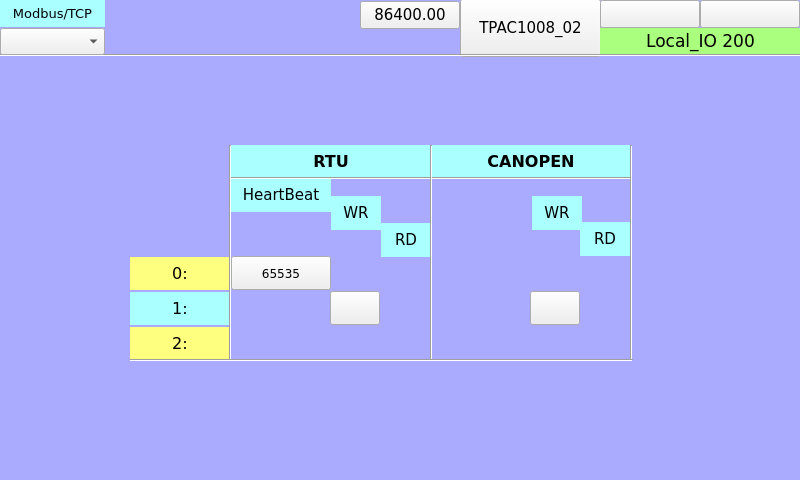
<?xml version="1.0" encoding="UTF-8"?>
<ui version="4.0">
 <class>page200</class>
 <widget class="QWidget" name="page200">
  <property name="geometry">
   <rect>
    <x>0</x>
    <y>0</y>
    <width>800</width>
    <height>480</height>
   </rect>
  </property>
  <property name="minimumSize">
   <size>
    <width>800</width>
    <height>480</height>
   </size>
  </property>
  <property name="maximumSize">
   <size>
    <width>800</width>
    <height>480</height>
   </size>
  </property>
  <property name="windowTitle">
   <string>page200</string>
  </property>
  <property name="styleSheet">
   <string notr="true">QWidget#page200
{
background-color: rgb(170, 170, 255);
}</string>
  </property>
  <widget class="QLabel" name="label_RTU_AnIn_14">
   <property name="geometry">
    <rect>
     <x>130</x>
     <y>292</y>
     <width>100</width>
     <height>33</height>
    </rect>
   </property>
   <property name="font">
    <font>
     <family>DejaVu Sans</family>
     <pointsize>12</pointsize>
    </font>
   </property>
   <property name="styleSheet">
    <string notr="true">background-color: rgb(170, 255, 255);</string>
   </property>
   <property name="text">
    <string>1:</string>
   </property>
   <property name="alignment">
    <set>Qt::AlignCenter</set>
   </property>
  </widget>
  <widget class="QLabel" name="label_RTU_AnIn_19">
   <property name="geometry">
    <rect>
     <x>431</x>
     <y>145</y>
     <width>200</width>
     <height>33</height>
    </rect>
   </property>
   <property name="font">
    <font>
     <family>DejaVu Sans</family>
     <pointsize>12</pointsize>
     <weight>75</weight>
     <bold>true</bold>
    </font>
   </property>
   <property name="styleSheet">
    <string notr="true">background-color: rgb(170, 255, 255);</string>
   </property>
   <property name="text">
    <string>CANOPEN</string>
   </property>
   <property name="alignment">
    <set>Qt::AlignCenter</set>
   </property>
  </widget>
  <widget class="QLabel" name="label_RTU_AnIn_6">
   <property name="geometry">
    <rect>
     <x>532</x>
     <y>196</y>
     <width>50</width>
     <height>34</height>
    </rect>
   </property>
   <property name="font">
    <font>
     <family>DejaVu Sans</family>
     <pointsize>11</pointsize>
    </font>
   </property>
   <property name="styleSheet">
    <string notr="true">background-color: rgb(170, 255, 255);</string>
   </property>
   <property name="text">
    <string>WR</string>
   </property>
   <property name="alignment">
    <set>Qt::AlignCenter</set>
   </property>
  </widget>
  <widget class="ATCMled" name="atcmLed_RTU_AnIn_1">
   <property name="geometry">
    <rect>
     <x>391</x>
     <y>325</y>
     <width>30</width>
     <height>34</height>
    </rect>
   </property>
   <property name="toolTip">
    <string>RTU_RTU_RD</string>
   </property>
   <property name="whatsThis">
    <string>ATCMled widget</string>
   </property>
   <property name="variable">
    <string>RTU_RTU_RD</string>
   </property>
   <property name="refresh">
    <number>500</number>
   </property>
   <property name="viewStatus">
    <bool>false</bool>
   </property>
   <property name="visibilityVar">
    <string/>
   </property>
   <property name="onIcon">
    <iconset>
     <normaloff>:/on.png</normaloff>:/on.png</iconset>
   </property>
   <property name="offIcon">
    <iconset>
     <normaloff>:/off.png</normaloff>:/off.png</iconset>
   </property>
  </widget>
  <widget class="QLabel" name="label_RTU_AnIn_2">
   <property name="geometry">
    <rect>
     <x>381</x>
     <y>223</y>
     <width>50</width>
     <height>34</height>
    </rect>
   </property>
   <property name="font">
    <font>
     <family>DejaVu Sans</family>
     <pointsize>11</pointsize>
    </font>
   </property>
   <property name="styleSheet">
    <string notr="true">background-color: rgb(170, 255, 255);</string>
   </property>
   <property name="text">
    <string>RD</string>
   </property>
   <property name="alignment">
    <set>Qt::AlignCenter</set>
   </property>
  </widget>
  <widget class="QLabel" name="label_RTU_AnIn_4">
   <property name="geometry">
    <rect>
     <x>580</x>
     <y>222</y>
     <width>50</width>
     <height>34</height>
    </rect>
   </property>
   <property name="font">
    <font>
     <family>DejaVu Sans</family>
     <pointsize>11</pointsize>
    </font>
   </property>
   <property name="styleSheet">
    <string notr="true">background-color: rgb(170, 255, 255);</string>
   </property>
   <property name="text">
    <string>RD</string>
   </property>
   <property name="alignment">
    <set>Qt::AlignCenter</set>
   </property>
  </widget>
  <widget class="Line" name="line_vt_1">
   <property name="geometry">
    <rect>
     <x>220</x>
     <y>145</y>
     <width>20</width>
     <height>215</height>
    </rect>
   </property>
   <property name="font">
    <font>
     <family>DejaVu Sans Mono</family>
     <pointsize>10</pointsize>
    </font>
   </property>
   <property name="orientation">
    <enum>Qt::Vertical</enum>
   </property>
  </widget>
  <widget class="Line" name="line_vt_2">
   <property name="geometry">
    <rect>
     <x>423</x>
     <y>145</y>
     <width>16</width>
     <height>215</height>
    </rect>
   </property>
   <property name="font">
    <font>
     <family>DejaVu Sans Mono</family>
     <pointsize>10</pointsize>
    </font>
   </property>
   <property name="orientation">
    <enum>Qt::Vertical</enum>
   </property>
  </widget>
  <widget class="ATCMled" name="atcmLed_RTU_AnIn_2">
   <property name="geometry">
    <rect>
     <x>592</x>
     <y>324</y>
     <width>30</width>
     <height>34</height>
    </rect>
   </property>
   <property name="toolTip">
    <string>CAN_DigIn_1</string>
   </property>
   <property name="whatsThis">
    <string>ATCMled widget</string>
   </property>
   <property name="variable">
    <string>CAN_DigIn_1</string>
   </property>
   <property name="refresh">
    <number>500</number>
   </property>
   <property name="viewStatus">
    <bool>false</bool>
   </property>
   <property name="visibilityVar">
    <string/>
   </property>
   <property name="onIcon">
    <iconset>
     <normaloff>:/on.png</normaloff>:/on.png</iconset>
   </property>
   <property name="offIcon">
    <iconset>
     <normaloff>:/off.png</normaloff>:/off.png</iconset>
   </property>
  </widget>
  <widget class="QLabel" name="label_RTU_AnIn_15">
   <property name="geometry">
    <rect>
     <x>130</x>
     <y>327</y>
     <width>100</width>
     <height>33</height>
    </rect>
   </property>
   <property name="font">
    <font>
     <family>DejaVu Sans</family>
     <pointsize>12</pointsize>
    </font>
   </property>
   <property name="styleSheet">
    <string notr="true">background-color: rgb(255, 255, 127);</string>
   </property>
   <property name="text">
    <string>2:</string>
   </property>
   <property name="alignment">
    <set>Qt::AlignCenter</set>
   </property>
  </widget>
  <widget class="QLabel" name="label_RTU_AnIn_18">
   <property name="geometry">
    <rect>
     <x>231</x>
     <y>145</y>
     <width>200</width>
     <height>33</height>
    </rect>
   </property>
   <property name="font">
    <font>
     <family>DejaVu Sans</family>
     <pointsize>12</pointsize>
     <weight>75</weight>
     <bold>true</bold>
    </font>
   </property>
   <property name="styleSheet">
    <string notr="true">background-color: rgb(170, 255, 255);</string>
   </property>
   <property name="text">
    <string>RTU</string>
   </property>
   <property name="alignment">
    <set>Qt::AlignCenter</set>
   </property>
  </widget>
  <widget class="QLabel" name="label_RTU_AnIn_1">
   <property name="geometry">
    <rect>
     <x>331</x>
     <y>196</y>
     <width>50</width>
     <height>34</height>
    </rect>
   </property>
   <property name="font">
    <font>
     <family>DejaVu Sans</family>
     <pointsize>11</pointsize>
    </font>
   </property>
   <property name="styleSheet">
    <string notr="true">background-color: rgb(170, 255, 255);</string>
   </property>
   <property name="text">
    <string>WR</string>
   </property>
   <property name="alignment">
    <set>Qt::AlignCenter</set>
   </property>
  </widget>
  <widget class="ATCMlabel" name="atcmLabel_3">
   <property name="geometry">
    <rect>
     <x>231</x>
     <y>256</y>
     <width>100</width>
     <height>34</height>
    </rect>
   </property>
   <property name="font">
    <font>
     <family>DejaVu Sans</family>
    </font>
   </property>
   <property name="text">
    <string>65535</string>
   </property>
   <property name="toolTip">
    <string>RTU_HEARTBEAT</string>
   </property>
   <property name="whatsThis">
    <string>ATCMlabel widget</string>
   </property>
   <property name="variable">
    <string>RTU_HEARTBEAT</string>
   </property>
   <property name="refresh">
    <number>500</number>
   </property>
   <property name="max">
    <string>0</string>
   </property>
   <property name="min">
    <string>0</string>
   </property>
   <property name="viewStatus">
    <bool>true</bool>
   </property>
   <property name="visibilityVar">
    <string/>
   </property>
   <property name="bgColor">
    <color>
     <red>255</red>
     <green>255</green>
     <blue>127</blue>
    </color>
   </property>
   <property name="borderWidth">
    <number>1</number>
   </property>
   <property name="borderRadius">
    <number>0</number>
   </property>
  </widget>
  <widget class="QLabel" name="label_RTU_AnIn_13">
   <property name="geometry">
    <rect>
     <x>130</x>
     <y>257</y>
     <width>100</width>
     <height>33</height>
    </rect>
   </property>
   <property name="font">
    <font>
     <family>DejaVu Sans</family>
     <pointsize>12</pointsize>
    </font>
   </property>
   <property name="styleSheet">
    <string notr="true">background-color: rgb(255, 255, 127);</string>
   </property>
   <property name="text">
    <string>0:</string>
   </property>
   <property name="alignment">
    <set>Qt::AlignCenter</set>
   </property>
  </widget>
  <widget class="ATCMbutton" name="atcmButton">
   <property name="geometry">
    <rect>
     <x>330</x>
     <y>291</y>
     <width>50</width>
     <height>34</height>
    </rect>
   </property>
   <property name="checkable">
    <bool>true</bool>
   </property>
   <property name="toolTip">
    <string>RTU_RTU_WR</string>
   </property>
   <property name="whatsThis">
    <string>ATCMbutton widget</string>
   </property>
   <property name="pageName">
    <string/>
   </property>
   <property name="passwordVar">
    <string/>
   </property>
   <property name="statusvar">
    <string>RTU_RTU_WR</string>
   </property>
   <property name="viewStatus">
    <bool>false</bool>
   </property>
   <property name="visibilityVar">
    <string/>
   </property>
   <property name="bgColor">
    <color>
     <red>170</red>
     <green>255</green>
     <blue>255</blue>
    </color>
   </property>
   <property name="text">
    <string/>
   </property>
   <property name="pressText">
    <string/>
   </property>
   <property name="borderWidth">
    <number>1</number>
   </property>
   <property name="borderRadius">
    <number>0</number>
   </property>
   <property name="apparence">
    <enum>QFrame::Raised</enum>
   </property>
  </widget>
  <widget class="QLabel" name="label_RTU_AnIn_3">
   <property name="geometry">
    <rect>
     <x>231</x>
     <y>178</y>
     <width>100</width>
     <height>34</height>
    </rect>
   </property>
   <property name="font">
    <font>
     <family>DejaVu Sans</family>
     <pointsize>11</pointsize>
    </font>
   </property>
   <property name="styleSheet">
    <string notr="true">background-color: rgb(170, 255, 255);</string>
   </property>
   <property name="text">
    <string>HeartBeat</string>
   </property>
   <property name="alignment">
    <set>Qt::AlignCenter</set>
   </property>
  </widget>
  <widget class="ATCMbutton" name="atcmButton_2">
   <property name="geometry">
    <rect>
     <x>530</x>
     <y>291</y>
     <width>50</width>
     <height>34</height>
    </rect>
   </property>
   <property name="checkable">
    <bool>true</bool>
   </property>
   <property name="toolTip">
    <string>CAN_DigOut_1</string>
   </property>
   <property name="whatsThis">
    <string>ATCMbutton widget</string>
   </property>
   <property name="pageName">
    <string/>
   </property>
   <property name="passwordVar">
    <string/>
   </property>
   <property name="statusvar">
    <string>CAN_DigOut_1</string>
   </property>
   <property name="viewStatus">
    <bool>false</bool>
   </property>
   <property name="visibilityVar">
    <string/>
   </property>
   <property name="bgColor">
    <color>
     <red>170</red>
     <green>255</green>
     <blue>255</blue>
    </color>
   </property>
   <property name="text">
    <string/>
   </property>
   <property name="pressText">
    <string/>
   </property>
   <property name="borderWidth">
    <number>1</number>
   </property>
   <property name="borderRadius">
    <number>0</number>
   </property>
   <property name="apparence">
    <enum>QFrame::Raised</enum>
   </property>
  </widget>
  <widget class="ATCMbutton" name="atcmButton_6">
   <property name="geometry">
    <rect>
     <x>460</x>
     <y>-1</y>
     <width>141</width>
     <height>58</height>
    </rect>
   </property>
   <property name="font">
    <font>
     <family>DejaVu Sans</family>
     <pointsize>11</pointsize>
     <weight>50</weight>
     <bold>false</bold>
    </font>
   </property>
   <property name="toolTip">
    <string/>
   </property>
   <property name="whatsThis">
    <string>ATCMbutton widget</string>
   </property>
   <property name="pageName">
    <string>menu</string>
   </property>
   <property name="statusvar">
    <string/>
   </property>
   <property name="viewStatus">
    <bool>false</bool>
   </property>
   <property name="refresh">
    <number>200</number>
   </property>
   <property name="visibilityVar">
    <string/>
   </property>
   <property name="bgColor">
    <color>
     <red>170</red>
     <green>170</green>
     <blue>255</blue>
    </color>
   </property>
   <property name="borderColor">
    <color>
     <red>220</red>
     <green>220</green>
     <blue>220</blue>
    </color>
   </property>
   <property name="text">
    <string>TPAC1008_02</string>
   </property>
   <property name="pressText">
    <string>TPAC1008_02</string>
   </property>
   <property name="borderWidth">
    <number>2</number>
   </property>
   <property name="borderRadius">
    <number>0</number>
   </property>
   <property name="apparence">
    <enum>QFrame::Raised</enum>
   </property>
  </widget>
  <widget class="ATCMtime" name="atcmTime_2">
   <property name="geometry">
    <rect>
     <x>700</x>
     <y>0</y>
     <width>100</width>
     <height>28</height>
    </rect>
   </property>
   <property name="font">
    <font>
     <family>DejaVu Sans</family>
     <pointsize>11</pointsize>
    </font>
   </property>
   <property name="toolTip">
    <string>ATCM QTime</string>
   </property>
   <property name="whatsThis">
    <string>ATCMtime widget</string>
   </property>
   <property name="bgColor">
    <color>
     <red>255</red>
     <green>255</green>
     <blue>127</blue>
    </color>
   </property>
   <property name="borderWidth">
    <number>0</number>
   </property>
   <property name="borderRadius">
    <number>0</number>
   </property>
  </widget>
  <widget class="ATCMlabel" name="atcmLabel_PLC_time">
   <property name="geometry">
    <rect>
     <x>360</x>
     <y>1</y>
     <width>100</width>
     <height>28</height>
    </rect>
   </property>
   <property name="font">
    <font>
     <family>DejaVu Sans</family>
     <pointsize>11</pointsize>
     <weight>50</weight>
     <bold>false</bold>
    </font>
   </property>
   <property name="text">
    <string>86400.00</string>
   </property>
   <property name="toolTip">
    <string>PLC_time</string>
   </property>
   <property name="whatsThis">
    <string>ATCMlabel widget</string>
   </property>
   <property name="variable">
    <string>PLC_time</string>
   </property>
   <property name="refresh">
    <number>500</number>
   </property>
   <property name="max">
    <string>0</string>
   </property>
   <property name="min">
    <string>0</string>
   </property>
   <property name="viewStatus">
    <bool>false</bool>
   </property>
   <property name="visibilityVar">
    <string/>
   </property>
   <property name="bgColor">
    <color>
     <red>255</red>
     <green>255</green>
     <blue>127</blue>
    </color>
   </property>
   <property name="borderWidth">
    <number>0</number>
   </property>
   <property name="borderRadius">
    <number>0</number>
   </property>
  </widget>
  <widget class="ATCMdate" name="atcmDate_2">
   <property name="geometry">
    <rect>
     <x>600</x>
     <y>0</y>
     <width>100</width>
     <height>28</height>
    </rect>
   </property>
   <property name="font">
    <font>
     <family>DejaVu Sans</family>
     <pointsize>11</pointsize>
    </font>
   </property>
   <property name="toolTip">
    <string>ATCM QDate</string>
   </property>
   <property name="whatsThis">
    <string>ATCMdate widget</string>
   </property>
   <property name="bgColor">
    <color>
     <red>255</red>
     <green>255</green>
     <blue>127</blue>
    </color>
   </property>
   <property name="borderWidth">
    <number>0</number>
   </property>
   <property name="borderRadius">
    <number>0</number>
   </property>
  </widget>
  <widget class="QLabel" name="label_Qt_Project_2">
   <property name="geometry">
    <rect>
     <x>600</x>
     <y>28</y>
     <width>201</width>
     <height>27</height>
    </rect>
   </property>
   <property name="font">
    <font>
     <family>DejaVu Sans</family>
     <pointsize>13</pointsize>
    </font>
   </property>
   <property name="styleSheet">
    <string notr="true">background-color: rgb(170, 255, 127);</string>
   </property>
   <property name="text">
    <string>Local_IO 200</string>
   </property>
   <property name="alignment">
    <set>Qt::AlignCenter</set>
   </property>
  </widget>
  <widget class="Line" name="line_2">
   <property name="geometry">
    <rect>
     <x>0</x>
     <y>45</y>
     <width>801</width>
     <height>20</height>
    </rect>
   </property>
   <property name="orientation">
    <enum>Qt::Horizontal</enum>
   </property>
  </widget>
  <widget class="Line" name="line_3">
   <property name="geometry">
    <rect>
     <x>130</x>
     <y>350</y>
     <width>503</width>
     <height>20</height>
    </rect>
   </property>
   <property name="orientation">
    <enum>Qt::Horizontal</enum>
   </property>
  </widget>
  <widget class="ATCManimation" name="atcmAnimation_TEST_STATUS">
   <property name="geometry">
    <rect>
     <x>105</x>
     <y>0</y>
     <width>121</width>
     <height>55</height>
    </rect>
   </property>
   <property name="toolTip">
    <string>TEST_STATUS</string>
   </property>
   <property name="whatsThis">
    <string>ATCManimation widget</string>
   </property>
   <property name="mapping">
    <string>0;:/icons/my_img/local.png;216;:/icons/my_img/remote.png;42;:/icons/my_img/done.png</string>
   </property>
   <property name="variable">
    <string>TEST_STATUS</string>
   </property>
   <property name="refresh">
    <number>500</number>
   </property>
   <property name="viewStatus">
    <bool>false</bool>
   </property>
   <property name="visibilityVar">
    <string/>
   </property>
  </widget>
  <widget class="ATCMcombobox" name="atcmComboBox">
   <property name="geometry">
    <rect>
     <x>0</x>
     <y>28</y>
     <width>105</width>
     <height>27</height>
    </rect>
   </property>
   <property name="font">
    <font>
     <family>DejaVu Sans</family>
     <pointsize>10</pointsize>
    </font>
   </property>
   <property name="toolTip">
    <string>TEST_COMMAND</string>
   </property>
   <property name="whatsThis">
    <string>ATCMcombobox widget</string>
   </property>
   <property name="variable">
    <string>TEST_COMMAND</string>
   </property>
   <property name="refresh">
    <number>500</number>
   </property>
   <property name="viewStatus">
    <bool>false</bool>
   </property>
   <property name="writeAcknowledge">
    <bool>false</bool>
   </property>
   <property name="visibilityVar">
    <string/>
   </property>
   <property name="bgColor">
    <color>
     <red>170</red>
     <green>255</green>
     <blue>127</blue>
    </color>
   </property>
   <property name="borderWidth">
    <number>0</number>
   </property>
   <property name="borderRadius">
    <number>0</number>
   </property>
   <property name="mapping">
    <string>0;LOCAL;216;REMOTE;42;DONE</string>
   </property>
  </widget>
  <widget class="QLabel" name="label_Start_3">
   <property name="geometry">
    <rect>
     <x>0</x>
     <y>0</y>
     <width>105</width>
     <height>27</height>
    </rect>
   </property>
   <property name="font">
    <font>
     <family>DejaVu Sans</family>
     <pointsize>10</pointsize>
    </font>
   </property>
   <property name="styleSheet">
    <string notr="true">background-color: rgb(170, 255, 255);</string>
   </property>
   <property name="text">
    <string>Modbus/TCP</string>
   </property>
   <property name="alignment">
    <set>Qt::AlignCenter</set>
   </property>
  </widget>
  <widget class="Line" name="line_vt_3">
   <property name="geometry">
    <rect>
     <x>623</x>
     <y>145</y>
     <width>16</width>
     <height>215</height>
    </rect>
   </property>
   <property name="font">
    <font>
     <family>DejaVu Sans Mono</family>
     <pointsize>10</pointsize>
    </font>
   </property>
   <property name="orientation">
    <enum>Qt::Vertical</enum>
   </property>
  </widget>
  <widget class="Line" name="line_4">
   <property name="geometry">
    <rect>
     <x>231</x>
     <y>168</y>
     <width>400</width>
     <height>20</height>
    </rect>
   </property>
   <property name="orientation">
    <enum>Qt::Horizontal</enum>
   </property>
  </widget>
  <widget class="ATCMled" name="atcmLed_14">
   <property name="geometry">
    <rect>
     <x>450</x>
     <y>120</y>
     <width>20</width>
     <height>20</height>
    </rect>
   </property>
   <property name="toolTip">
    <string>CH0_NETGOOD</string>
   </property>
   <property name="whatsThis">
    <string>ATCMled widget</string>
   </property>
   <property name="variable">
    <string>CH0_NETGOOD</string>
   </property>
   <property name="refresh">
    <number>500</number>
   </property>
   <property name="viewStatus">
    <bool>false</bool>
   </property>
   <property name="visibilityVar">
    <string/>
   </property>
   <property name="onIcon">
    <iconset>
     <normaloff>:/on.png</normaloff>:/on.png</iconset>
   </property>
   <property name="offIcon">
    <iconset>
     <normaloff>:/off.png</normaloff>:/off.png</iconset>
   </property>
  </widget>
  <widget class="ATCMled" name="atcmLed_15">
   <property name="geometry">
    <rect>
     <x>470</x>
     <y>120</y>
     <width>20</width>
     <height>20</height>
    </rect>
   </property>
   <property name="toolTip">
    <string>CH0_01_NODERUN</string>
   </property>
   <property name="whatsThis">
    <string>ATCMled widget</string>
   </property>
   <property name="variable">
    <string>CH0_01_NODERUN</string>
   </property>
   <property name="refresh">
    <number>500</number>
   </property>
   <property name="viewStatus">
    <bool>false</bool>
   </property>
   <property name="visibilityVar">
    <string/>
   </property>
   <property name="onIcon">
    <iconset>
     <normaloff>:/on.png</normaloff>:/on.png</iconset>
   </property>
   <property name="offIcon">
    <iconset>
     <normaloff>:/off.png</normaloff>:/off.png</iconset>
   </property>
  </widget>
  <widget class="ATCMled" name="atcmLed_24">
   <property name="geometry">
    <rect>
     <x>550</x>
     <y>120</y>
     <width>20</width>
     <height>20</height>
    </rect>
   </property>
   <property name="toolTip">
    <string>CH1_NETRUN</string>
   </property>
   <property name="whatsThis">
    <string>ATCMled widget</string>
   </property>
   <property name="variable">
    <string>CH1_NETRUN</string>
   </property>
   <property name="refresh">
    <number>500</number>
   </property>
   <property name="viewStatus">
    <bool>false</bool>
   </property>
   <property name="visibilityVar">
    <string/>
   </property>
   <property name="onIcon">
    <iconset>
     <normaloff>:/on.png</normaloff>:/on.png</iconset>
   </property>
   <property name="offIcon">
    <iconset>
     <normaloff>:/off.png</normaloff>:/off.png</iconset>
   </property>
  </widget>
  <widget class="ATCMled" name="atcmLed_16">
   <property name="geometry">
    <rect>
     <x>490</x>
     <y>120</y>
     <width>20</width>
     <height>20</height>
    </rect>
   </property>
   <property name="toolTip">
    <string>CH0_01_NODEGOOD</string>
   </property>
   <property name="whatsThis">
    <string>ATCMled widget</string>
   </property>
   <property name="variable">
    <string>CH0_01_NODEGOOD</string>
   </property>
   <property name="refresh">
    <number>500</number>
   </property>
   <property name="viewStatus">
    <bool>false</bool>
   </property>
   <property name="visibilityVar">
    <string/>
   </property>
   <property name="onIcon">
    <iconset>
     <normaloff>:/on.png</normaloff>:/on.png</iconset>
   </property>
   <property name="offIcon">
    <iconset>
     <normaloff>:/off.png</normaloff>:/off.png</iconset>
   </property>
  </widget>
  <widget class="ATCMled" name="atcmLed_23">
   <property name="geometry">
    <rect>
     <x>610</x>
     <y>120</y>
     <width>20</width>
     <height>20</height>
    </rect>
   </property>
   <property name="toolTip">
    <string>CH1_01_NODEGOOD</string>
   </property>
   <property name="whatsThis">
    <string>ATCMled widget</string>
   </property>
   <property name="variable">
    <string>CH1_01_NODEGOOD</string>
   </property>
   <property name="refresh">
    <number>500</number>
   </property>
   <property name="viewStatus">
    <bool>false</bool>
   </property>
   <property name="visibilityVar">
    <string/>
   </property>
   <property name="onIcon">
    <iconset>
     <normaloff>:/on.png</normaloff>:/on.png</iconset>
   </property>
   <property name="offIcon">
    <iconset>
     <normaloff>:/off.png</normaloff>:/off.png</iconset>
   </property>
  </widget>
  <widget class="ATCMled" name="atcmLed_21">
   <property name="geometry">
    <rect>
     <x>570</x>
     <y>120</y>
     <width>20</width>
     <height>20</height>
    </rect>
   </property>
   <property name="toolTip">
    <string>CH1_NETGOOD</string>
   </property>
   <property name="whatsThis">
    <string>ATCMled widget</string>
   </property>
   <property name="variable">
    <string>CH1_NETGOOD</string>
   </property>
   <property name="refresh">
    <number>500</number>
   </property>
   <property name="viewStatus">
    <bool>false</bool>
   </property>
   <property name="visibilityVar">
    <string/>
   </property>
   <property name="onIcon">
    <iconset>
     <normaloff>:/on.png</normaloff>:/on.png</iconset>
   </property>
   <property name="offIcon">
    <iconset>
     <normaloff>:/off.png</normaloff>:/off.png</iconset>
   </property>
  </widget>
  <widget class="ATCMled" name="atcmLed_13">
   <property name="geometry">
    <rect>
     <x>430</x>
     <y>120</y>
     <width>20</width>
     <height>20</height>
    </rect>
   </property>
   <property name="toolTip">
    <string>CH0_NETRUN</string>
   </property>
   <property name="whatsThis">
    <string>ATCMled widget</string>
   </property>
   <property name="variable">
    <string>CH0_NETRUN</string>
   </property>
   <property name="refresh">
    <number>500</number>
   </property>
   <property name="viewStatus">
    <bool>false</bool>
   </property>
   <property name="visibilityVar">
    <string/>
   </property>
   <property name="onIcon">
    <iconset>
     <normaloff>:/on.png</normaloff>:/on.png</iconset>
   </property>
   <property name="offIcon">
    <iconset>
     <normaloff>:/off.png</normaloff>:/off.png</iconset>
   </property>
  </widget>
  <widget class="ATCMled" name="atcmLed_22">
   <property name="geometry">
    <rect>
     <x>590</x>
     <y>120</y>
     <width>20</width>
     <height>20</height>
    </rect>
   </property>
   <property name="toolTip">
    <string>CH1_01_NODERUN</string>
   </property>
   <property name="whatsThis">
    <string>ATCMled widget</string>
   </property>
   <property name="variable">
    <string>CH1_01_NODERUN</string>
   </property>
   <property name="refresh">
    <number>500</number>
   </property>
   <property name="viewStatus">
    <bool>false</bool>
   </property>
   <property name="visibilityVar">
    <string/>
   </property>
   <property name="onIcon">
    <iconset>
     <normaloff>:/on.png</normaloff>:/on.png</iconset>
   </property>
   <property name="offIcon">
    <iconset>
     <normaloff>:/off.png</normaloff>:/off.png</iconset>
   </property>
  </widget>
  <zorder>label_RTU_AnIn_14</zorder>
  <zorder>label_RTU_AnIn_19</zorder>
  <zorder>label_RTU_AnIn_6</zorder>
  <zorder>atcmLed_RTU_AnIn_1</zorder>
  <zorder>label_RTU_AnIn_2</zorder>
  <zorder>label_RTU_AnIn_4</zorder>
  <zorder>atcmLed_RTU_AnIn_2</zorder>
  <zorder>label_RTU_AnIn_15</zorder>
  <zorder>label_RTU_AnIn_18</zorder>
  <zorder>label_RTU_AnIn_1</zorder>
  <zorder>atcmLabel_3</zorder>
  <zorder>label_RTU_AnIn_13</zorder>
  <zorder>atcmButton</zorder>
  <zorder>label_RTU_AnIn_3</zorder>
  <zorder>atcmButton_2</zorder>
  <zorder>atcmButton_6</zorder>
  <zorder>atcmTime_2</zorder>
  <zorder>atcmLabel_PLC_time</zorder>
  <zorder>atcmDate_2</zorder>
  <zorder>label_Qt_Project_2</zorder>
  <zorder>line_2</zorder>
  <zorder>line_vt_1</zorder>
  <zorder>line_3</zorder>
  <zorder>atcmAnimation_TEST_STATUS</zorder>
  <zorder>atcmComboBox</zorder>
  <zorder>label_Start_3</zorder>
  <zorder>line_vt_3</zorder>
  <zorder>line_4</zorder>
  <zorder>line_vt_2</zorder>
  <zorder>atcmLed_14</zorder>
  <zorder>atcmLed_15</zorder>
  <zorder>atcmLed_24</zorder>
  <zorder>atcmLed_16</zorder>
  <zorder>atcmLed_23</zorder>
  <zorder>atcmLed_21</zorder>
  <zorder>atcmLed_13</zorder>
  <zorder>atcmLed_22</zorder>
 </widget>
 <customwidgets>
  <customwidget>
   <class>ATCManimation</class>
   <extends>QLabel</extends>
   <header>atcmplugin.h</header>
  </customwidget>
  <customwidget>
   <class>ATCMbutton</class>
   <extends>QPushButton</extends>
   <header>atcmplugin.h</header>
  </customwidget>
  <customwidget>
   <class>ATCMcombobox</class>
   <extends>QComboBox</extends>
   <header>atcmplugin.h</header>
  </customwidget>
  <customwidget>
   <class>ATCMdate</class>
   <extends>QPushButton</extends>
   <header>atcmplugin.h</header>
  </customwidget>
  <customwidget>
   <class>ATCMlabel</class>
   <extends>QPushButton</extends>
   <header>atcmplugin.h</header>
  </customwidget>
  <customwidget>
   <class>ATCMled</class>
   <extends>QLabel</extends>
   <header>atcmplugin.h</header>
  </customwidget>
  <customwidget>
   <class>ATCMtime</class>
   <extends>QPushButton</extends>
   <header>atcmplugin.h</header>
  </customwidget>
 </customwidgets>
 <resources/>
 <connections>
  <connection>
   <sender>atcmButton_6</sender>
   <signal>newPage(const char*,bool)</signal>
   <receiver>page200</receiver>
   <slot>goto_page(const char*,bool)</slot>
   <hints>
    <hint type="sourcelabel">
     <x>20</x>
     <y>20</y>
    </hint>
    <hint type="destinationlabel">
     <x>20</x>
     <y>20</y>
    </hint>
   </hints>
  </connection>
 </connections>
 <slots>
  <slot>goto_page(const char*,bool)</slot>
 </slots>
</ui>
